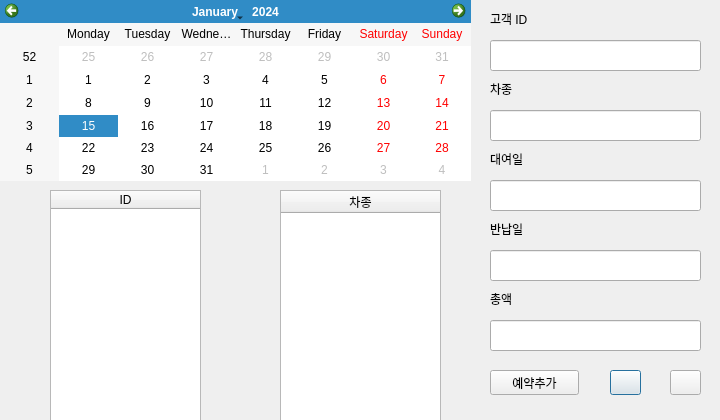
<?xml version="1.0" encoding="UTF-8"?>
<ui version="4.0">
 <class>reserv_add</class>
 <widget class="QDialog" name="reserv_add">
  <property name="geometry">
   <rect>
    <x>0</x>
    <y>0</y>
    <width>720</width>
    <height>420</height>
   </rect>
  </property>
  <property name="windowTitle">
   <string>Dialog</string>
  </property>
  <widget class="QLineEdit" name="ID_text">
   <property name="geometry">
    <rect>
     <x>490</x>
     <y>40</y>
     <width>211</width>
     <height>31</height>
    </rect>
   </property>
   <property name="readOnly">
    <bool>true</bool>
   </property>
  </widget>
  <widget class="QLineEdit" name="return_text">
   <property name="geometry">
    <rect>
     <x>490</x>
     <y>250</y>
     <width>211</width>
     <height>31</height>
    </rect>
   </property>
   <property name="readOnly">
    <bool>true</bool>
   </property>
  </widget>
  <widget class="QPushButton" name="refresh_btn">
   <property name="geometry">
    <rect>
     <x>610</x>
     <y>370</y>
     <width>31</width>
     <height>25</height>
    </rect>
   </property>
   <property name="text">
    <string/>
   </property>
   <property name="icon">
    <iconset resource="img.qrc">
     <normaloff>:/new/prefix1/img/refresh.png</normaloff>:/new/prefix1/img/refresh.png</iconset>
   </property>
  </widget>
  <widget class="QLabel" name="label_3">
   <property name="geometry">
    <rect>
     <x>490</x>
     <y>220</y>
     <width>67</width>
     <height>17</height>
    </rect>
   </property>
   <property name="text">
    <string>반납일</string>
   </property>
  </widget>
  <widget class="QCalendarWidget" name="calendar">
   <property name="geometry">
    <rect>
     <x>0</x>
     <y>0</y>
     <width>471</width>
     <height>181</height>
    </rect>
   </property>
   <property name="horizontalHeaderFormat">
    <enum>QCalendarWidget::LongDayNames</enum>
   </property>
  </widget>
  <widget class="QLineEdit" name="rent_text">
   <property name="geometry">
    <rect>
     <x>490</x>
     <y>180</y>
     <width>211</width>
     <height>31</height>
    </rect>
   </property>
   <property name="readOnly">
    <bool>true</bool>
   </property>
  </widget>
  <widget class="QPushButton" name="add_btn">
   <property name="geometry">
    <rect>
     <x>490</x>
     <y>370</y>
     <width>89</width>
     <height>25</height>
    </rect>
   </property>
   <property name="text">
    <string>예약추가</string>
   </property>
  </widget>
  <widget class="QTableWidget" name="Car_table">
   <property name="geometry">
    <rect>
     <x>280</x>
     <y>190</y>
     <width>161</width>
     <height>231</height>
    </rect>
   </property>
   <attribute name="horizontalHeaderStretchLastSection">
    <bool>true</bool>
   </attribute>
   <column>
    <property name="text">
     <string>차종</string>
    </property>
   </column>
  </widget>
  <widget class="QLineEdit" name="model_text">
   <property name="geometry">
    <rect>
     <x>490</x>
     <y>110</y>
     <width>211</width>
     <height>31</height>
    </rect>
   </property>
   <property name="readOnly">
    <bool>true</bool>
   </property>
  </widget>
  <widget class="QLabel" name="label_6">
   <property name="geometry">
    <rect>
     <x>490</x>
     <y>80</y>
     <width>67</width>
     <height>17</height>
    </rect>
   </property>
   <property name="text">
    <string>차종</string>
   </property>
  </widget>
  <widget class="QLabel" name="label_4">
   <property name="geometry">
    <rect>
     <x>490</x>
     <y>150</y>
     <width>67</width>
     <height>17</height>
    </rect>
   </property>
   <property name="text">
    <string>대여일</string>
   </property>
  </widget>
  <widget class="QLabel" name="label_7">
   <property name="geometry">
    <rect>
     <x>490</x>
     <y>10</y>
     <width>67</width>
     <height>17</height>
    </rect>
   </property>
   <property name="text">
    <string>고객 ID</string>
   </property>
  </widget>
  <widget class="QLineEdit" name="price_text">
   <property name="geometry">
    <rect>
     <x>490</x>
     <y>320</y>
     <width>211</width>
     <height>31</height>
    </rect>
   </property>
   <property name="readOnly">
    <bool>true</bool>
   </property>
  </widget>
  <widget class="QLabel" name="label_5">
   <property name="geometry">
    <rect>
     <x>490</x>
     <y>290</y>
     <width>67</width>
     <height>17</height>
    </rect>
   </property>
   <property name="text">
    <string>총액</string>
   </property>
  </widget>
  <widget class="QTableWidget" name="user_table">
   <property name="geometry">
    <rect>
     <x>50</x>
     <y>190</y>
     <width>151</width>
     <height>231</height>
    </rect>
   </property>
   <property name="sizePolicy">
    <sizepolicy hsizetype="Expanding" vsizetype="Expanding">
     <horstretch>0</horstretch>
     <verstretch>0</verstretch>
    </sizepolicy>
   </property>
   <attribute name="horizontalHeaderStretchLastSection">
    <bool>true</bool>
   </attribute>
   <column>
    <property name="text">
     <string>ID</string>
    </property>
   </column>
  </widget>
  <widget class="QPushButton" name="exit_btn">
   <property name="geometry">
    <rect>
     <x>670</x>
     <y>370</y>
     <width>31</width>
     <height>25</height>
    </rect>
   </property>
   <property name="text">
    <string/>
   </property>
   <property name="icon">
    <iconset resource="img.qrc">
     <normaloff>:/new/prefix1/img/undo.png</normaloff>:/new/prefix1/img/undo.png</iconset>
   </property>
   <property name="iconSize">
    <size>
     <width>25</width>
     <height>25</height>
    </size>
   </property>
  </widget>
 </widget>
 <resources>
  <include location="img.qrc"/>
 </resources>
 <connections/>
</ui>
